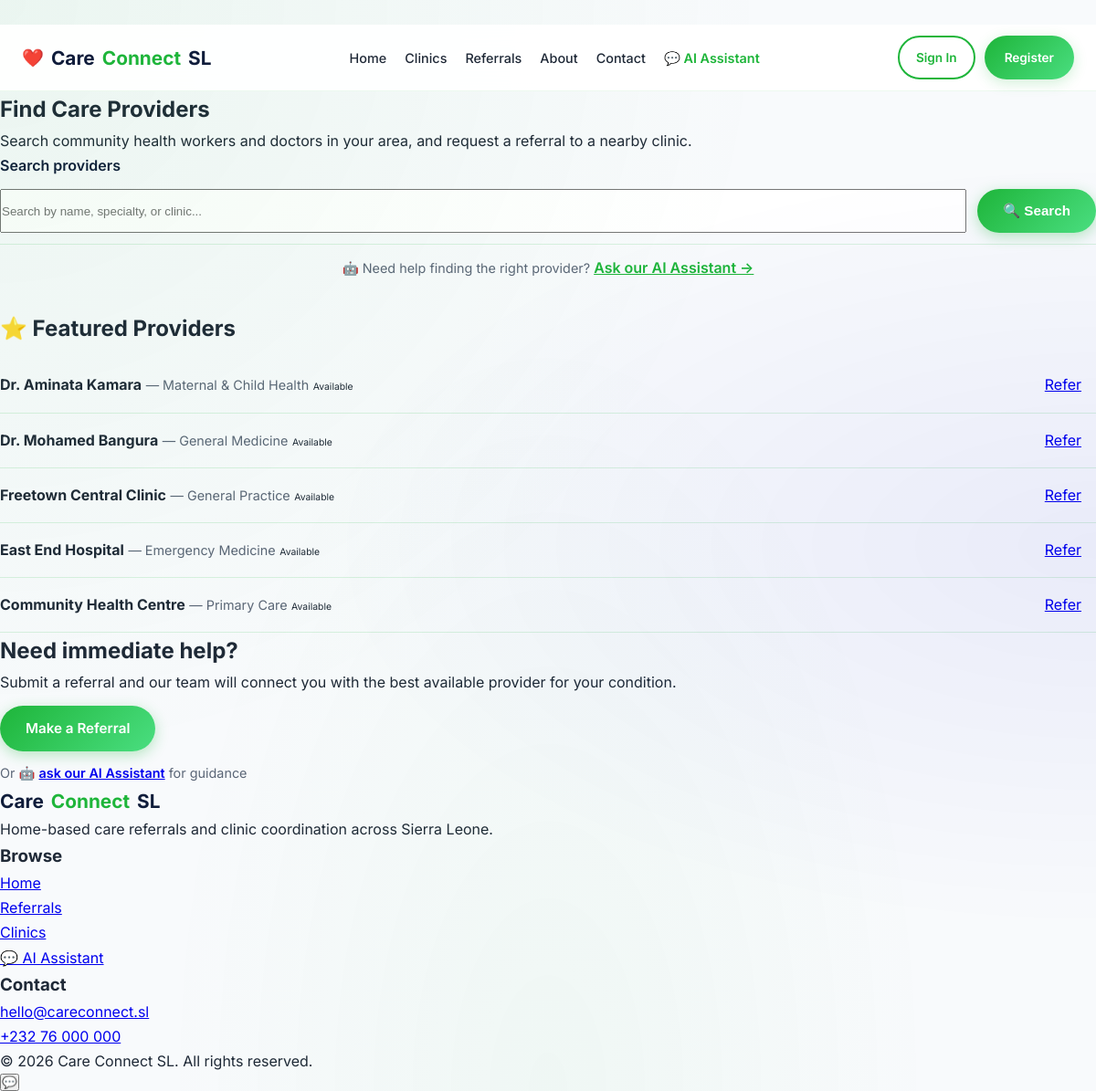
Page /pages/doctors.php on the committed database.
### tables this page shows
CREATE TABLE IF NOT EXISTS provider_profiles (
    id INT AUTO_INCREMENT PRIMARY KEY,
    user_id INT NOT NULL UNIQUE,
    specialty VARCHAR(100) NULL,
    qualifications TEXT NULL,
    experience_years INT DEFAULT 0,
    clinic_name VARCHAR(100) NULL,
    clinic_address VARCHAR(200) NULL,
    clinic_phone VARCHAR(50) NULL,
    latitude DECIMAL(10, 8) NULL,
    longitude DECIMAL(11, 8) NULL,
    is_accepting_patients BOOLEAN DEFAULT TRUE,
    consultation_fee DECIMAL(10, 2) NULL,
    created_at DATETIME DEFAULT CURRENT_TIMESTAMP,
    updated_at DATETIME DEFAULT CURRENT_TIMESTAMP ON UPDATE CURRENT_TIMESTAMP,
    FOREIGN KEY (user_id) REFERENCES users(id) ON DELETE CASCADE,
    INDEX idx_user (user_id),
    INDEX idx_specialty (specialty),
    INDEX idx_location (latitude, longitude)
);

CREATE TABLE IF NOT EXISTS users (
    id INT AUTO_INCREMENT PRIMARY KEY,
    name VARCHAR(100) NOT NULL,
    email VARCHAR(100) NOT NULL UNIQUE,
    password VARCHAR(255) NOT NULL,
    role ENUM('patient', 'doctor', 'hospital', 'admin') NOT NULL DEFAULT 'patient',
    status ENUM('active', 'inactive', 'banned') DEFAULT 'active',
    email_verified BOOLEAN DEFAULT FALSE,
    verification_token VARCHAR(64) NULL,
    reset_token VARCHAR(64) NULL,
    reset_token_expires DATETIME NULL,
    last_login DATETIME NULL,
    ip_address VARCHAR(45) NULL,
    created_at DATETIME DEFAULT CURRENT_TIMESTAMP,
    updated_at DATETIME DEFAULT CURRENT_TIMESTAMP ON UPDATE CURRENT_TIMESTAMP,
    INDEX idx_email (email),
    INDEX idx_role (role),
    INDEX idx_status (status),
    INDEX idx_created (created_at)
);

### pages/doctors.php (the view, shortened to what this page needs)
﻿<?php
require_once '../db.php';
$search = isset($_GET['search']) ? sanitizeInput($_GET['search']) : '';
$hasSearched = false;
try {
    $featuredStmt = $conn->prepare("
        SELECT
            u.id,
            u.name,
            u.role,
            p.specialty,
            p.clinic_name,
            p.is_accepting_patients
        FROM users u
        LEFT JOIN provider_profiles p ON u.id = p.user_id
        WHERE u.role IN ('doctor', 'hospital')
        AND u.status = 'active'
        AND p.is_accepting_patients = 1
        LIMIT 5
    ");
    $featuredStmt->execute();
    $featuredProviders = $featuredStmt->fetchAll();
} catch (PDOException $e) {
    $featuredProviders = [];
}
?>
<!DOCTYPE html>
<html lang="en">
<head>
  <link rel="stylesheet" href="../style.css">
</head>
<body>
<header role="banner">
  <div class="nav-inner">
    <a href="../index.html" class="logo" aria-label="Care Connect SL Home">
      <span class="logo-icon" aria-hidden="true">❤️</span> Care<span class="accent">Connect</span> SL
    </a>
    <nav aria-label="Main navigation">
      <ul class="nav-links" role="menubar">
        <li><a href="../index.html" role="menuitem">Home</a></li>
        <li><a href="hospitals.html" role="menuitem">Clinics</a></li>
        <li><a href="referral.html" role="menuitem">Referrals</a></li>
        <li><a href="about.html" role="menuitem">About</a></li>
        <li><a href="contact.html" role="menuitem">Contact</a></li>
        <li><a href="../ai-chat.php" role="menuitem" style="color: var(--primary); font-weight: 600;">💬 AI Assistant</a></li>
      </ul>
    </nav>
    <div class="nav-actions">
      <a href="../login.php" class="btn-ghost">Sign In</a>
      <a href="../register.php" class="btn-primary">Register</a>
    </div>
  </div>
</header>
<main class="page-content" role="main">
  <section class="page-hero" aria-labelledby="find-care-title">
    <h1 id="find-care-title">Find Care Providers</h1>
    <p>Search community health workers and doctors in your area, and request a referral to a nearby clinic.</p>
  </section>
  <section class="card" aria-labelledby="search-title">
    <div class="page-grid">
      <form action="doctors.php" method="GET" class="page-grid" style="display: grid; gap: 12px;">
        <label for="providerSearch" id="search-title" style="font-weight: 600; color: var(--dark);">Search providers</label>
        <div style="display: flex; gap: 12px; flex-wrap: wrap;">
          <input type="text"
                 id="providerSearch"
                 name="search"
                 placeholder="Search by name, specialty, or clinic..."
                 aria-label="Search for healthcare providers"
                 value="<?php echo htmlspecialchars($search); ?>"
                 style="flex: 1; min-width: 200px;">
          <button type="submit" class="btn-primary" style="min-width: 120px;">🔍 Search</button>
        </div>
      </form>
      <div style="text-align: center; margin-top: 12px; padding-top: 12px; border-top: 1px solid var(--border);">
        <span style="color: var(--muted); font-size: 0.9rem;">🤖 Need help finding the right provider? </span>
        <a href="../ai-chat.php" style="font-weight: 600; color: var(--primary);">Ask our AI Assistant →</a>
      </div>
    </div>
  </section>
  <section class="section-panel" style="margin-top: <?php echo $hasSearched ? '0' : '32px'; ?>;">
    <div class="card" aria-labelledby="featured-title">
      <h2 id="featured-title">⭐ Featured Providers</h2>
      <?php if (!empty($featuredProviders)): ?>
        <ul style="list-style: none; padding: 0; margin: 12px 0 0 0;">
          <?php foreach ($featuredProviders as $provider): ?>
            <li style="
              padding: 12px 0;
              border-bottom: 1px solid var(--border);
              display: flex;
              justify-content: space-between;
              align-items: center;
              flex-wrap: wrap;
              gap: 8px;
            ">
              <div>
                <strong><?php echo htmlspecialchars($provider['name']); ?></strong>
                <?php if (!empty($provider['specialty'])): ?>
                  <span style="color: var(--muted); font-size: 0.9rem;">— <?php echo htmlspecialchars($provider['specialty']); ?></span>
                <?php endif; ?>
                <?php if ($provider['is_accepting_patients']): ?>
                  <span class="badge green" style="font-size: 0.65rem;">Available</span>
                <?php endif; ?>
              </div>
              <a href="../pages/referral.html?provider=<?php echo $provider['id']; ?>" class="btn-small" style="padding: 4px 16px;">
                Refer
              </a>
            </li>
          <?php endforeach; ?>
        </ul>
      <?php else: ?>
        <p style="color: var(--muted);">No featured providers available at the moment.</p>
      <?php endif; ?>
    </div>
    <div class="card" aria-labelledby="help-title">
      <h2 id="help-title">Need immediate help?</h2>
      <p>Submit a referral and our team will connect you with the best available provider for your condition.</p>
      <a href="referral.html" class="btn-primary" style="margin-top: 12px; display: inline-block;">Make a Referral</a>
      <p style="margin-top: 12px; font-size: 0.9rem; color: var(--muted);">
        Or 🤖 <a href="../ai-chat.php" style="font-weight: 600;">ask our AI Assistant</a> for guidance
      </p>
    </div>
  </section>
</main>
<footer class="site-footer" role="contentinfo">
  <div class="footer-grid container">
    <div>
      <a href="../index.html" class="logo" aria-label="Care Connect SL Home">Care<span class="accent">Connect</span> SL</a>
      <p>Home-based care referrals and clinic coordination across Sierra Leone.</p>
    </div>
    <div>
      <h3>Browse</h3>
      <ul class="footer-links">
        <li><a href="../index.html">Home</a></li>
        <li><a href="referral.html">Referrals</a></li>
        <li><a href="hospitals.html">Clinics</a></li>
        <li><a href="../ai-chat.php">💬 AI Assistant</a></li>
      </ul>
    </div>
    <div>
      <h3>Contact</h3>
      <p><a href="mailto:hello@careconnect.sl">hello@careconnect.sl</a></p>
      <p><a href="tel:+23276000000">+232 76 000 000</a></p>
    </div>
  </div>
  <p class="footer-note">&copy; 2026 Care Connect SL. All rights reserved.</p>
</footer>
</body>
</html>

### style.css (style rules this page uses)
*, *::before, *::after { margin: 0; padding: 0; box-sizing: border-box; }
html { scroll-behavior: smooth; -webkit-text-size-adjust: 100%; }
body { font-family: var(--font-primary); font-size: 16px; line-height: 1.7; color: var(--dark-text); background: var(--sl-white-off); min-height: 100vh; -webkit-font-smoothing: antialiased; -moz-osx-font-smoothing: grayscale; position: relative; overflow-x: hidden; }
body::before { content: ''; position: fixed; top: 0; left: 0; right: 0; bottom: 0; background: radial-gradient(ellipse at 0% 0%, rgba(30, 181, 58, 0.06) 0%, transparent 50%), radial-gradient(ellipse at 100% 50%, rgba(0, 0, 205, 0.06) 0%, transparent 50%), radial-gradient(ellipse at 50% 100%, rgba(30, 181, 58, 0.04) 0%, transparent 50%); pointer-events: none; z-index: 0; }
header { background: rgba(255, 255, 255, 0.85); backdrop-filter: blur(20px); -webkit-backdrop-filter: blur(20px); border-bottom: 1px solid rgba(30, 181, 58, 0.1); position: sticky; top: 0; z-index: 1000; }
.nav-inner { max-width: var(--container-max); margin: 0 auto; display: flex; align-items: center; justify-content: space-between; gap: 1rem; padding: 14px 24px; }
.logo { font-size: 1.35rem; font-weight: 700; color: var(--dark); display: flex; align-items: center; gap: 6px; text-decoration: none; }
.logo .logo-icon { font-size: 1.2rem; }
.logo .accent { color: var(--primary); }
.btn-primary, button[type="submit"], .button { display: inline-flex; align-items: center; justify-content: center; gap: 8px; border: none; border-radius: var(--radius-full); background: var(--primary-gradient); color: var(--white); padding: 12px 28px; font-weight: 600; font-size: 0.95rem; transition: all var(--transition-bounce); text-decoration: none; min-height: 48px; position: relative; overflow: hidden; box-shadow: 0 4px 15px rgba(30, 181, 58, 0.3); }
.btn-primary::before { content: ''; position: absolute; inset: 0; background: linear-gradient(135deg, #0000CD, #3B82F6); opacity: 0; transition: opacity var(--transition); border-radius: var(--radius-full); }
.btn-ghost { display: inline-flex; align-items: center; justify-content: center; gap: 8px; background: transparent; border: 2px solid var(--primary); color: var(--primary); padding: 10px 24px; border-radius: var(--radius-full); font-weight: 600; font-size: 0.95rem; transition: all var(--transition-bounce); text-decoration: none; min-height: 48px; }
header { background: rgba(255, 255, 255, 0.92); backdrop-filter: blur(20px); -webkit-backdrop-filter: blur(20px); border-bottom: 1px solid rgba(30, 181, 58, 0.08); position: sticky; top: 0; z-index: 1000; padding: 0; }
.nav-inner { max-width: 1200px; margin: 0 auto; display: flex; align-items: center; justify-content: space-between; gap: 16px; padding: 12px 24px; min-height: 68px; }
.logo { display: flex; align-items: center; gap: 8px; font-size: 1.3rem; font-weight: 700; color: #0F1C3A; text-decoration: none; flex-shrink: 0; white-space: nowrap; }
.logo .accent { color: #1EB53A; }
.nav-links { display: flex; align-items: center; gap: 20px; list-style: none; margin: 0; padding: 0; }
.nav-links a { color: #1F2937; font-weight: 500; font-size: 0.9rem; padding: 6px 0; border-bottom: 2px solid transparent; transition: all 0.2s ease; text-decoration: none; white-space: nowrap; }
.nav-actions { display: flex; align-items: center; gap: 10px; flex-shrink: 0; }
.nav-actions .btn-ghost { padding: 8px 18px; font-size: 0.85rem; border: 2px solid #1EB53A; color: #1EB53A; background: transparent; border-radius: 50px; font-weight: 600; transition: all 0.3s ease; text-decoration: none; white-space: nowrap; }
.nav-actions .btn-primary { padding: 8px 22px; font-size: 0.85rem; background: linear-gradient(135deg, #1EB53A, #4ADE80); color: #fff; border: none; border-radius: 50px; font-weight: 600; transition: all 0.3s ease; text-decoration: none; white-space: nowrap; box-shadow: 0 4px 15px rgba(30,181,58,0.2); }

### rows in the picture
provider_profiles: user.name "Dr. Aminata Kamara", specialty "Maternal & Child Health", is_accepting_patients "Available"
provider_profiles: user.name "Dr. Mohamed Bangura", specialty "General Medicine", is_accepting_patients "Available"
provider_profiles: user.name "Freetown Central Clinic", specialty "General Practice", is_accepting_patients "Available"
provider_profiles: user.name "East End Hospital", specialty "Emergency Medicine", is_accepting_patients "Available"
provider_profiles: user.name "Community Health Centre", specialty "Primary Care", is_accepting_patients "Available"
